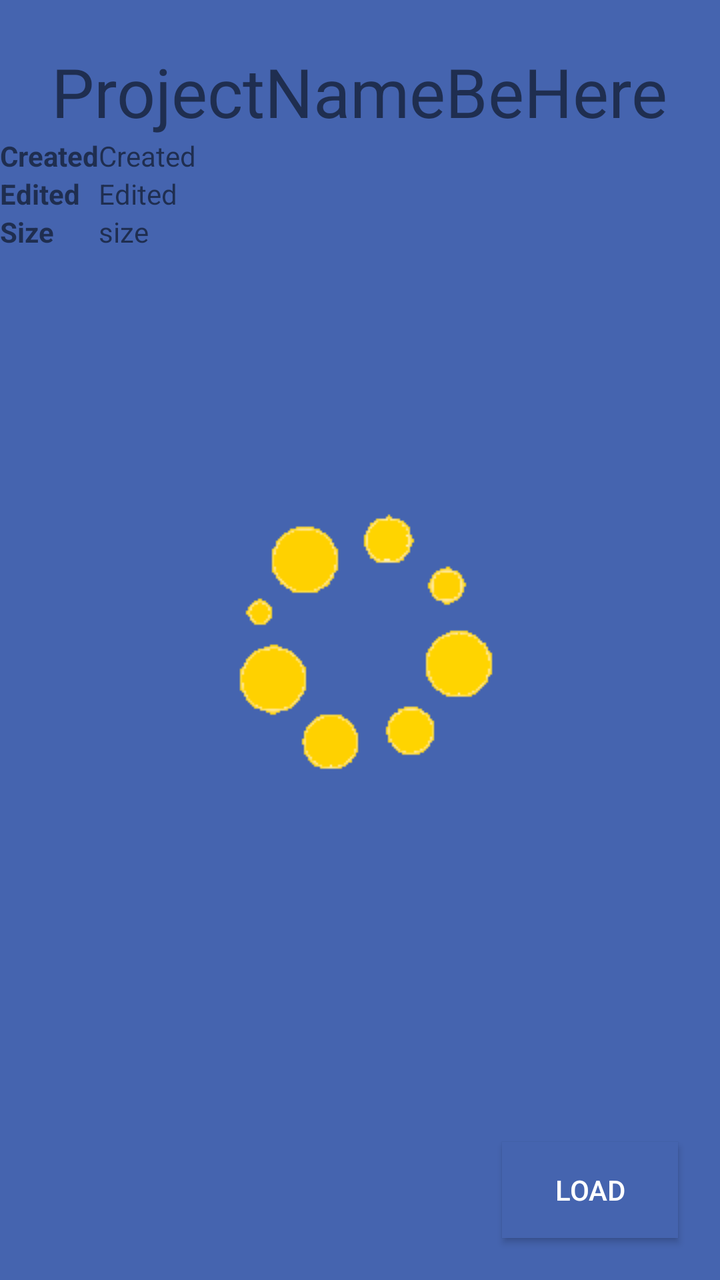
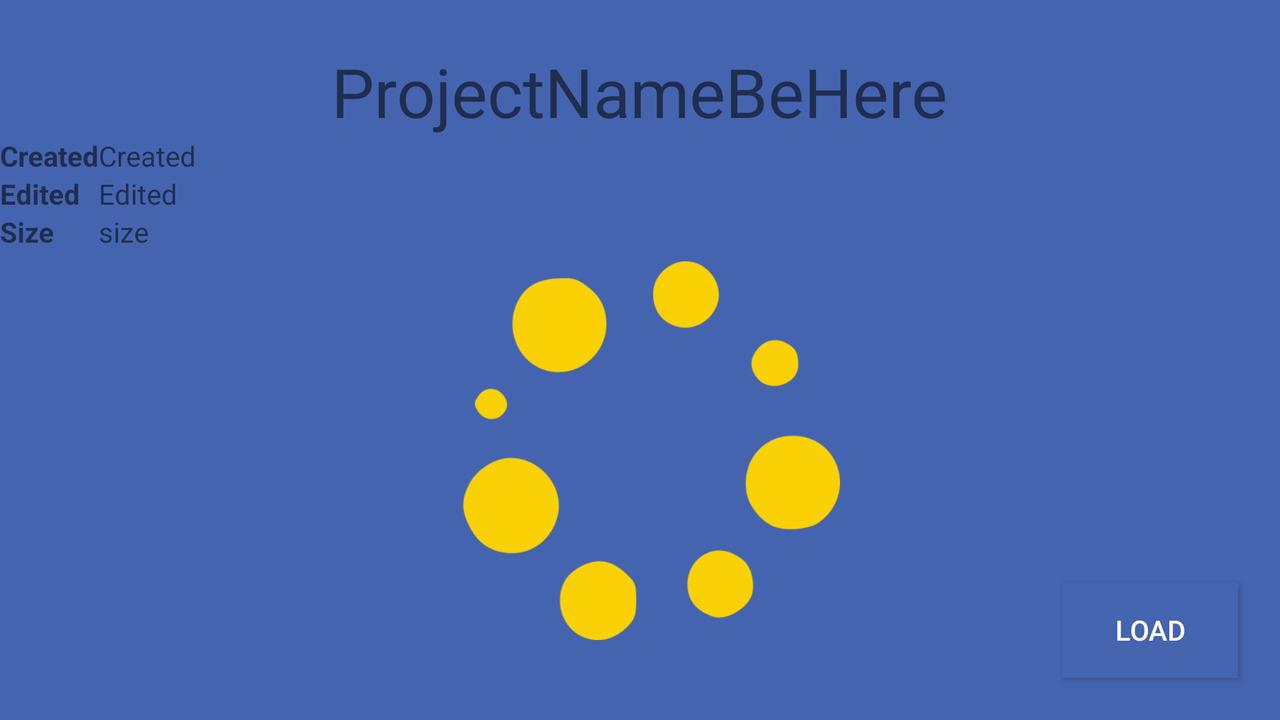

An Android layout and its configuration variant, each rendered on a device that would load it. The default file and the variant file are quoted in full after the pictures.
<!-- AndroidManifest.xml: application theme VINCA_theme -->
<!-- res/layout/fragment_load_activity_workspace2.xml -->
<RelativeLayout xmlns:android="http://schemas.android.com/apk/res/android"
    xmlns:app="http://schemas.android.com/apk/res-auto"
    xmlns:tools="http://schemas.android.com/tools"
    android:layout_width="match_parent"
    android:layout_height="match_parent"
    tools:context="com.example.a21corp.vinca.LoadActivity_WorkspaceFragment">


    <TextView
        android:layout_centerHorizontal="true"
        android:text="ProjectNameBeHere"
        android:layout_width="wrap_content"
        android:layout_height="wrap_content"
        android:layout_marginTop="23dp"
        android:id="@+id/LoadActivityWorkspaceTitle"
        android:textAlignment="center"
        android:textSize="34sp"
        />

<TableLayout
    android:layout_below="@id/LoadActivityWorkspaceTitle"
    android:layout_width="wrap_content"
    android:layout_height="wrap_content">

    <TableRow>

    <TextView
        android:textStyle="bold"
        android:text="Created"
        android:layout_width="wrap_content"
        android:layout_height="wrap_content"
        android:id="@+id/textView4" />

    <TextView
        android:text="Created"
        android:layout_width="wrap_content"
        android:layout_height="wrap_content"
        android:id="@+id/LoadActivityWorkspaceCreated" />
    </TableRow>

<TableRow>
    <TextView
        android:text="Edited"
        android:textStyle="bold"
        android:layout_width="wrap_content"
        android:layout_height="wrap_content"
        android:id="@+id/textView3"

        />

    <TextView
        android:text="Edited"
        android:layout_width="wrap_content"
        android:layout_height="wrap_content"
        android:id="@+id/LoadActivityWorkspaceEdited" />

</TableRow>


    <TableRow>
    <TextView
        android:text="Size"
        android:textStyle="bold"
        android:layout_width="wrap_content"
        android:layout_height="wrap_content"
        android:id="@+id/textView9"

        />

    <TextView
        android:layout_width="wrap_content"
        android:layout_height="wrap_content"
        android:id="@+id/LoadActivityWorkspaceSize"
        android:text="size" />


    </TableRow>


</TableLayout>

    <Button
        android:text="Load"
        android:background="@color/colorPrimary"
        android:textColor="@color/primary_text_light"
        android:layout_width="wrap_content"
        android:layout_height="wrap_content"
        android:layout_marginBottom="21dp"
        android:id="@+id/button_loadSelectedProject"
        android:layout_alignParentBottom="true"
        android:layout_alignParentEnd="true"
        android:layout_marginEnd="21dp" />

    <ImageView
        android:layout_width="wrap_content"
        android:layout_height="wrap_content"
        app:srcCompat="@drawable/vincalogotemp"
        android:layout_centerVertical="true"
        android:layout_centerHorizontal="true"
        android:id="@+id/preview" />


</RelativeLayout>
<!-- resources referenced by this layout -->
<resources>
  <color name="colorPrimary">#4564AF</color>
  <color name="primary_text_light">#ffffff</color>
  <!-- drawable vincalogotemp: png bitmap (drawable, 4255 bytes) -->
  <style name="VINCA_theme" parent="Theme.AppCompat.Light.NoActionBar">
          <item name="android:colorBackground">@color/background_material_light_1</item>
          <item name="android:textColorPrimary">@android:color/white</item>
      </style>
  <color name="background_material_light_1">#4564af</color>
</resources>
<!-- res/layout-land/fragment_load_activity_workspace2.xml (the author's variant of the layout above) -->
<!-- drawn on the phone turned sideways -->
<RelativeLayout xmlns:android="http://schemas.android.com/apk/res/android"
    xmlns:app="http://schemas.android.com/apk/res-auto"
    xmlns:tools="http://schemas.android.com/tools"
    android:layout_width="match_parent"
    android:layout_height="match_parent"
    tools:context="com.example.a21corp.vinca.LoadActivity_WorkspaceFragment">


    <TextView
        android:layout_centerHorizontal="true"
        android:text="ProjectNameBeHere"
        android:layout_width="wrap_content"
        android:layout_height="wrap_content"
        android:layout_marginTop="23dp"
        android:id="@+id/LoadActivityWorkspaceTitle"
        android:textAlignment="center"
        android:textSize="34sp"
        />

<TableLayout
    android:layout_below="@id/LoadActivityWorkspaceTitle"
    android:layout_width="wrap_content"
    android:layout_height="wrap_content"
    android:id="@+id/tableLayout"
    >

    <TableRow>

    <TextView
        android:textStyle="bold"
        android:text="Created"
        android:layout_width="wrap_content"
        android:layout_height="wrap_content"
        android:id="@+id/textView4"
        android:fontFamily="sans-serif" />

    <TextView
        android:text="Created"
        android:layout_width="wrap_content"
        android:layout_height="wrap_content"
        android:id="@+id/LoadActivityWorkspaceCreated" />
    </TableRow>

<TableRow>
    <TextView
        android:text="Edited"
        android:textStyle="bold"
        android:layout_width="wrap_content"
        android:layout_height="wrap_content"
        android:id="@+id/textView3"

        />

    <TextView
        android:text="Edited"
        android:layout_width="wrap_content"
        android:layout_height="wrap_content"
        android:id="@+id/LoadActivityWorkspaceEdited" />

</TableRow>


    <TableRow>
    <TextView
        android:text="Size"
        android:textStyle="bold"
        android:layout_width="wrap_content"
        android:layout_height="wrap_content"
        android:id="@+id/textView9"

        />

    <TextView
        android:layout_width="wrap_content"
        android:layout_height="wrap_content"
        android:id="@+id/LoadActivityWorkspaceSize"
        android:text="size" />


    </TableRow>


</TableLayout>

    <Button
        android:text="Load"
        android:background="@color/colorPrimary"
        android:textColor="@color/primary_text_light"
        android:layout_width="wrap_content"
        android:layout_height="wrap_content"
        android:layout_marginBottom="21dp"
        android:id="@+id/button_loadSelectedProject"
        android:layout_alignParentBottom="true"
        android:layout_alignParentEnd="true"
        android:layout_marginEnd="21dp" />

    <ImageView
        app:srcCompat="@drawable/logo"
        android:id="@+id/preview"
        android:layout_centerVertical="true"
        android:layout_centerHorizontal="true"
        android:layout_width="200dp"
        android:layout_height="200dp"
        android:layout_below="@id/tableLayout"
        />


</RelativeLayout>
<!-- resources referenced by the variant -->
<!-- as the phone turned sideways resolves them -->
<resources>
  <color name="colorPrimary">#4564AF</color>
  <color name="primary_text_light">#ffffff</color>
  <!-- drawable logo: png bitmap (drawable, 16044 bytes) -->
  <style name="VINCA_theme" parent="Theme.AppCompat.Light.NoActionBar">
          <item name="android:colorBackground">@color/background_material_light_1</item>
          <item name="android:textColorPrimary">@android:color/white</item>
      </style>
  <color name="background_material_light_1">#4564af</color>
</resources>
